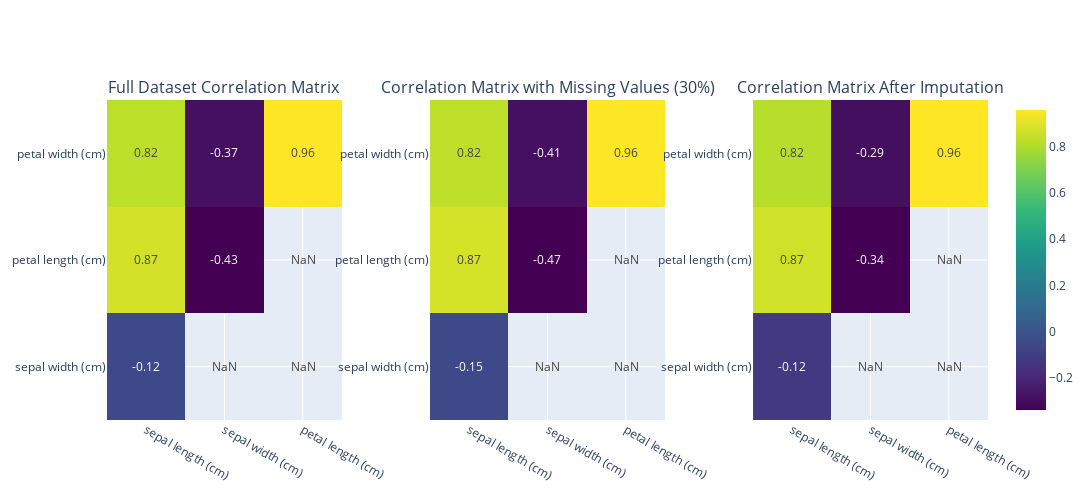

Write notebook code for a chart like this one.
### Code cell
### ANSWER

import numpy as np
import pandas as pd
import seaborn as sns
import matplotlib.pyplot as plt
from sklearn import datasets

# Get the data
iris = datasets.load_iris()
df = pd.DataFrame(data=iris.data, columns=iris.feature_names)

# missing values in one column (sepal width)
def introduce_missingness_in_column(dataframe, column, missing_rate=0.3):
    df_missing = dataframe.copy()

    # When the random value at the entry position is below 0.3, mask = 1
    mask = np.random.rand(df_missing.shape[0]) < missing_rate

    # set these positions to nan
    df_missing.loc[mask, column] = np.nan
    return df_missing

# put missingness in every column
df_missing = introduce_missingness_in_column(df, 'sepal width (cm)', missing_rate=0.3)

# mean and variance of remaining values in 'sepal width'
mean_val = df_missing['sepal width (cm)'].mean()
std_val = df_missing['sepal width (cm)'].std()

# impute missing values using randn (Poor Man's EM)

# get missing indices
missing_indices = df_missing['sepal width (cm)'].isna()
df_imputed = df_missing.copy()

# put in random values sampled from a normal curve with same stats as original
df_imputed.loc[missing_indices, 'sepal width (cm)'] = np.random.randn(missing_indices.sum()) * std_val + mean_val

plot_better_heatmap_subplots([df, df_missing, df_imputed],["Full Dataset Correlation Matrix", "Correlation Matrix with Missing Values (30%)",  "Correlation Matrix After Imputation"])

### Figure 1 — Plotly figure (JSON) as saved in the notebook; plotly's stock layout.template omitted (floating-point values rounded to 4 significant figures)
{"data": [{"colorscale": [[0, "#440154"], [0.1111, "#482878"], [0.2222, "#3e4989"], [0.3333, "#31688e"], [0.4444, "#26828e"], [0.5556, "#1f9e89"], [0.6667, "#35b779"], [0.7778, "#6ece58"], [0.8889, "#b5de2b"], [1, "#fde725"]], "showscale": false, "text": [[-0.12, NaN, NaN], [0.87, -0.43, NaN], [0.82, -0.37, 0.96]], "texttemplate": "%{text:.2f}", "type": "heatmap", "x": ["sepal length (cm)", "sepal width (cm)", "petal length (cm)"], "xaxis": "x", "y": ["sepal width (cm)", "petal length (cm)", "petal width (cm)"], "yaxis": "y", "z": [[-0.12, NaN, NaN], [0.87, -0.43, NaN], [0.82, -0.37, 0.96]]}, {"colorscale": [[0, "#440154"], [0.1111, "#482878"], [0.2222, "#3e4989"], [0.3333, "#31688e"], [0.4444, "#26828e"], [0.5556, "#1f9e89"], [0.6667, "#35b779"], [0.7778, "#6ece58"], [0.8889, "#b5de2b"], [1, "#fde725"]], "showscale": false, "text": [[-0.15, NaN, NaN], [0.87, -0.47, NaN], [0.82, -0.41, 0.96]], "texttemplate": "%{text:.2f}", "type": "heatmap", "x": ["sepal length (cm)", "sepal width (cm)", "petal length (cm)"], "xaxis": "x2", "y": ["sepal width (cm)", "petal length (cm)", "petal width (cm)"], "yaxis": "y2", "z": [[-0.15, NaN, NaN], [0.87, -0.47, NaN], [0.82, -0.41, 0.96]]}, {"colorscale": [[0, "#440154"], [0.1111, "#482878"], [0.2222, "#3e4989"], [0.3333, "#31688e"], [0.4444, "#26828e"], [0.5556, "#1f9e89"], [0.6667, "#35b779"], [0.7778, "#6ece58"], [0.8889, "#b5de2b"], [1, "#fde725"]], "showscale": true, "text": [[-0.12, NaN, NaN], [0.87, -0.34, NaN], [0.82, -0.29, 0.96]], "texttemplate": "%{text:.2f}", "type": "heatmap", "x": ["sepal length (cm)", "sepal width (cm)", "petal length (cm)"], "xaxis": "x3", "y": ["sepal width (cm)", "petal length (cm)", "petal width (cm)"], "yaxis": "y3", "z": [[-0.12, NaN, NaN], [0.87, -0.34, NaN], [0.82, -0.29, 0.96]]}], "layout": {"annotations": [{"font": {"size": 16}, "showarrow": false, "text": "Full Dataset Correlation Matrix", "x": 0.1333, "xanchor": "center", "xref": "paper", "y": 1, "yanchor": "bottom", "yref": "paper"}, {"font": {"size": 16}, "showarrow": false, "text": "Correlation Matrix with Missing Values (30%)", "x": 0.5, "xanchor": "center", "xref": "paper", "y": 1, "yanchor": "bottom", "yref": "paper"}, {"font": {"size": 16}, "showarrow": false, "text": "Correlation Matrix After Imputation", "x": 0.8667, "xanchor": "center", "xref": "paper", "y": 1, "yanchor": "bottom", "yref": "paper"}], "height": 500, "showlegend": false, "width": 1500, "xaxis": {"anchor": "y", "domain": [0, 0.2667]}, "xaxis2": {"anchor": "y2", "domain": [0.3667, 0.6333]}, "xaxis3": {"anchor": "y3", "domain": [0.7333, 1]}, "yaxis": {"anchor": "x", "domain": [0, 1]}, "yaxis2": {"anchor": "x2", "domain": [0, 1]}, "yaxis3": {"anchor": "x3", "domain": [0, 1]}}}
